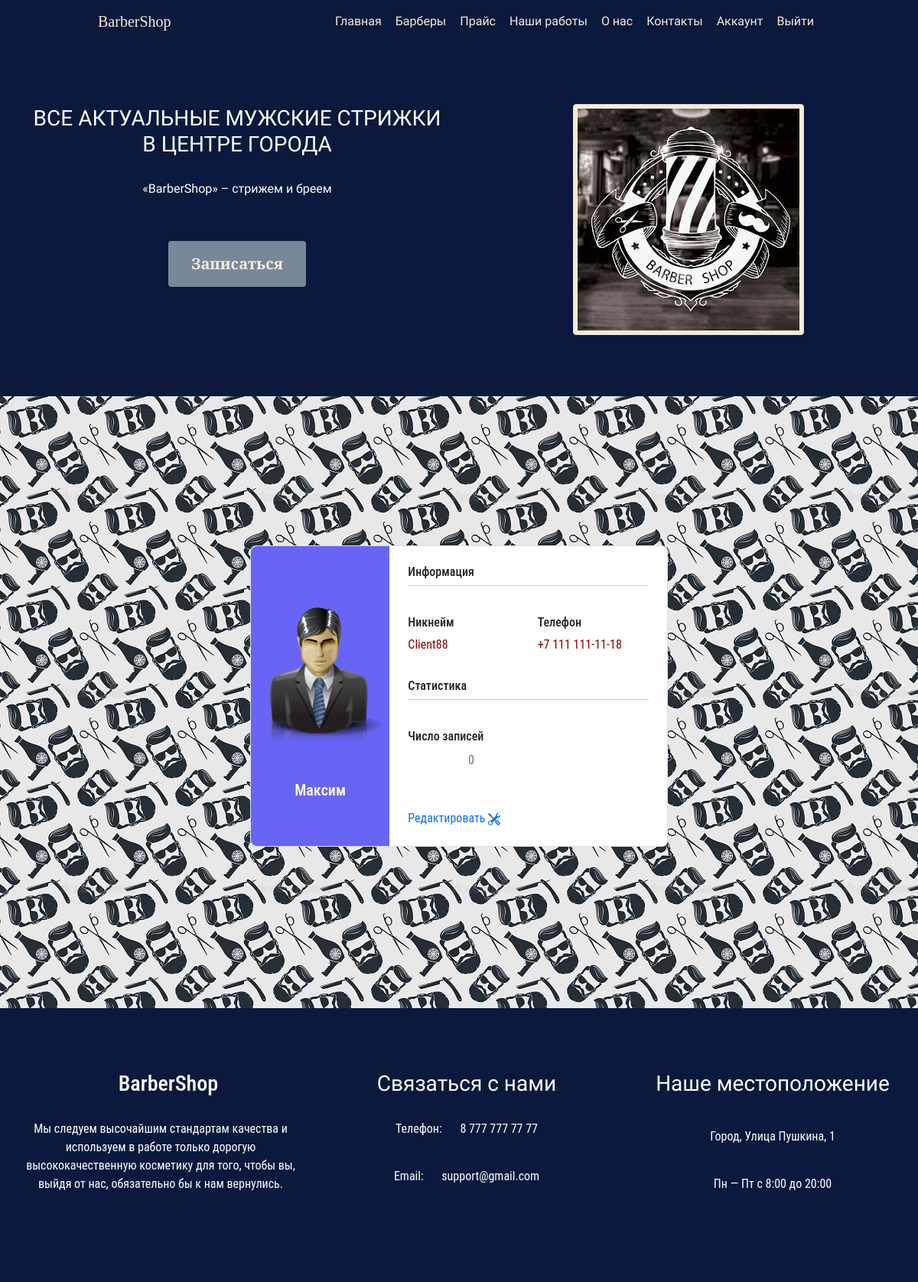
/user/account/ (signed in), run on the app's committed database.
### user/models.py (models this page shows, shortened)
class Profile(models.Model):
    user = models.OneToOneField(User, on_delete=models.CASCADE, blank=True, null=True)
    name = models.CharField(max_length=20, blank=True, null=True, verbose_name="Имя")
    phone_number = models.CharField(max_length=10, blank=True, null=True, unique=True, verbose_name="Номер телефона")
    username = models.CharField(max_length=20, blank=True, null=True, unique=True, verbose_name="Никнейм")
    profile_image = models.ImageField(upload_to='profiles/', blank=True, null=True, default='profiles/user-default.png')
    created = models.DateTimeField(auto_now_add=True, verbose_name="Был добавлен")
    class Meta:
        verbose_name = 'Профиль'
        verbose_name_plural = 'Профили'
        ordering = ['-created']

### user/views.py (the view)
# urls.py: path('account/', views.user_account, name='user_account'),
@login_required(login_url='login')
def user_account(request):
    count_appointments = Appointment.objects.filter(client_id=request.user.id).count()
    prof = request.user.profile
    context = {
        'profile': prof,
        'count_appointments': count_appointments,
    }
    return render(request, 'user/account.html', context)

### appointment/templatetags/phonenumber.py (called while the page is built)
def phonenumber(value):
    phone = '+7 %s %s-%s-%s' %(value[0:3],value[3:6],value[6:8], value[8:10])
    return phone

### user/templates/user/account.html (shortened to what this page needs)
{% extends 'barbershop/base.html' %}
{% block content %}
{% load phonenumber %}
<section class="vh-100" style="background-color: #f4f5f7; ">
    <div class="container py-5 h-100">
      <div class="row d-flex justify-content-center align-items-center h-100">
        <div class="col col-lg-6 mb-4 mb-lg-0">
          <div class="card mb-3" style="border-radius: 0.5rem; padding: 0;">
            <div class="row g-0">
              <div class="col-md-4 gradient-custom text-center text-white"
                style="border-top-left-radius: .5rem; border-bottom-left-radius: .5rem;">
                <img src="{{ profile.profile_image.url }}"
                  alt="Avatar" class="img-fluid my-5" style="width: 1500px;" />
                <h5>{{ profile.name }}</h5>
              </div>
              <div class="col-md-8">
                <div class="card-body p-4">
                  <h6>Информация</h6>
                  <hr class="mt-0 mb-4">
                  <div class="row pt-1">
                    <div class="col-6 mb-3">
                      <h6>Никнейм</h6>
                      <p class="text-info">{{ profile.username }}</p>
                    </div>
                    <div class="col-6 mb-3">
                      <h6>Телефон</h6>
                      {% if profile.phone_number is null %}
                      <p class="text-info">Не указан</p>
                      {% else %}
                      <p class="text-info">{{ profile.phone_number|phonenumber }}</p>
                      {% endif %}
                    </div>
                  </div>
                  <h6>Статистика</h6>
                  <hr class="mt-0 mb-4">
                  <div class="row pt-1">
                    <div class="col-6 mb-3">
                      <h6>Число записей</h6>
                      <p class="text-muted">{{ count_appointments }}</p>
                    </div>
                  </div>
                  <div class="d-flex justify-content-start">
                    <a href="{% url 'edit-account' %}" class="text-decoration-none">
                        Редактировать
                    </a>
                  </div>
                </div>
              </div>
            </div>
          </div>
        </div>
      </div>
    </div>
  </section>
{% endblock %}

### barbershop/static/css/style.css (style rules this page uses)
* { margin: 0; padding: 0; font-family: 'Roboto Condensed', sans-serif; }
hr { margin: 0; }
#banner-row h3, p { padding-left: 20px; padding-top: 2px; padding-bottom: 20px; text-align: center; }
.mb-3 { padding-top: 10px; }
.vh-100 { background: url(../barbershop/pattern.jpg); }
.text-info { padding: 0; text-align: left; color: darkred !important; }
.gradient-custom { background: #6865f6; background: -webkit-linear-gradient(to right bottom, rgb(155, 157, 252), rgb(89, 5, 233)); background: -webkit-linear-gradient(to right bottom, rgb(155, 157, 252), rgb(89, 5, 233)); }

### data on the page
Profile: profile_image (placeholder picture), name "Максим", username "Client88", phone_number "+7 111 111-11-18"

### other printed values
{{ count_appointments }} "0"
